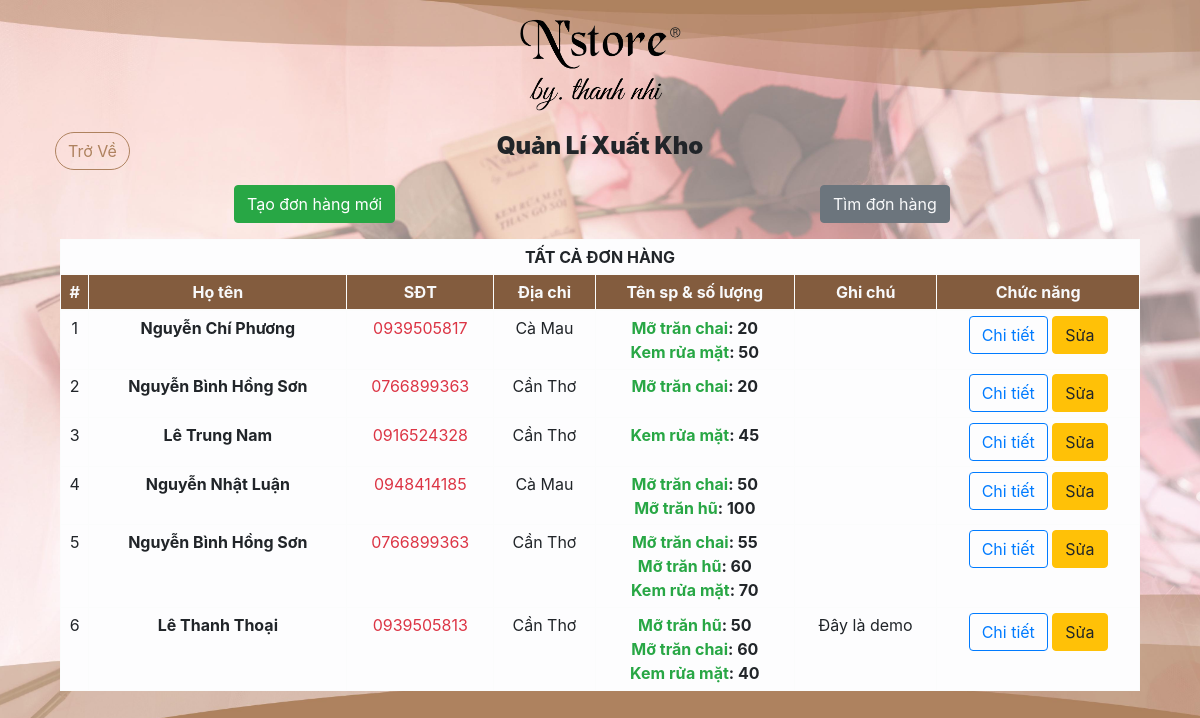
Screenshot of /index.php?page=quanlixuatkho (signed in) with the database file from the repository.
### tables this page shows
CREATE TABLE `donhang` (
  `madonhang` int(11) NOT NULL,
  `mabill` varchar(20) NOT NULL,
  `ngaytao` date NOT NULL,
  `ghichu` varchar(1000) DEFAULT NULL,
  `makhachhang` int(11) NOT NULL,
  `maadmin` int(11) NOT NULL
);

CREATE TABLE `khachhang` (
  `makhachhang` int(11) NOT NULL,
  `hovaten` varchar(100) NOT NULL,
  `sodienthoai` varchar(15) NOT NULL,
  `cmnd` varchar(20) NOT NULL,
  `diachi` varchar(500) NOT NULL,
  `capbac` varchar(200) DEFAULT NULL,
  `tructhuoc` varchar(500) DEFAULT NULL,
  `mahopdong` varchar(100) DEFAULT NULL,
  `macuahang` varchar(100) DEFAULT NULL,
  `hethongnhaphanphoi` varchar(200) DEFAULT NULL,
  `danghi` varchar(50) NOT NULL DEFAULT 'chuanghi',
  `loaikhachhang` varchar(100) NOT NULL DEFAULT 'khachquaduong',
  `maadmin` int(11) DEFAULT '0',
  `ngaysua` date DEFAULT NULL,
  `maadminsua` int(11) DEFAULT NULL,
  `ngaytao` date NOT NULL
);

CREATE TABLE `chitiethanghoadonhang` (
  `machitiethanghoadonhang` int(11) NOT NULL,
  `soluong` int(11) NOT NULL,
  `ngaysanxuat` date NOT NULL,
  `mahanghoa` int(11) NOT NULL,
  `madonhang` int(11) NOT NULL
);

CREATE TABLE `hanghoa` (
  `mahanghoa` int(11) NOT NULL,
  `tenhanghoa` varchar(100) NOT NULL
);

### ns-tn-database/ket-noi.php (called while the page is built, shortened)
<?php
    $this->connect = new PDO('mysql:host=localhost;dbname=quanlibanhang;charset=utf8','root','');
?>

### ns-tn-model/don-hang-class.php (called while the page is built, shortened)
<?php
    class donhangclass extends databaseDonHang{
        public function LayTatCaDonHang(){
            $donhang = $this->connect->prepare('SELECT kh.makhachhang, kh.hovaten, kh.sodienthoai, kh.diachi, dh.madonhang, dh.mabill, dh.maadmin,dh.ngaytao, dh.ghichu FROM donhang dh, khachhang kh WHERE kh.makhachhang = dh.makhachhang ORDER BY dh.ngaytao DESC');
            $donhang->setFetchMode(PDO::FETCH_OBJ);
            $donhang->execute();
            $listdonhang = $donhang->fetchAll();
            return $listdonhang;
        }
    }
?>

### ns-tn-model/cthh-don-hang-class.php (called while the page is built, shortened)
<?php
    class cthhdhclass extends databaseCTHHDH{
        public function LayHangHoaCuaDonHang($madonhang){
            $hanghoa = $this->connect->prepare('SELECT cthhdh.machitiethanghoadonhang, cthhdh.mahanghoa, hh.tenhanghoa, cthhdh.soluong, cthhdh.ngaysanxuat, dh.makhachhang, dh.madonhang FROM chitiethanghoadonhang cthhdh, hanghoa hh, donhang dh WHERE dh.madonhang = cthhdh.madonhang AND hh.mahanghoa = cthhdh.mahanghoa AND cthhdh.madonhang = ?');
            $hanghoa->setFetchMode(PDO::FETCH_OBJ);
            $hanghoa-> execute(array($madonhang));
            $listhanghoa = $hanghoa->fetchAll();
            return $listhanghoa;
        }
    }
?>

### ns-tn-model/hang-hoa-class.php (called while the page is built, shortened)
<?php
    class hanghoaclass extends databaseHangHoa{
         public function LayHangHoaTheoMa($mahanghoa){
            $hanghoa = $this->connect->prepare("SELECT * FROM hanghoa WHERE mahanghoa=?");
			$hanghoa->setFetchMode(PDO::FETCH_OBJ);
			$hanghoa->execute(array($mahanghoa));
			$list = $hanghoa->fetch();
			return $list;
        }
    }
?>

### ns-tn-model/admin-class.php (called while the page is built, shortened)
<?php
    class adminclass extends databaseAdmin{
        public function LayThongTinAdminBangMa($maadmin){
            $admin = $this->connect->prepare("SELECT * FROM admin WHERE maadmin=?");
			$admin->setFetchMode(PDO::FETCH_OBJ);
			$admin->execute(array($maadmin));
			$list = $admin->fetch();
			return $list;
        }
    }
?>

### ns-tn-view/ns-tn-quan-li/ns-tn-xuat-kho/index.php (the view, shortened to what this page needs)
<?php
    require "ns-tn-model/admin-class.php";
    require "ns-tn-model/don-hang-class.php";
    require "ns-tn-model/cthh-don-hang-class.php";
    require "ns-tn-model/hang-hoa-class.php";
    if(isset($_SESSION['admin'])){
        ?>
            <div class="col-12 col-sm-12 col-md-12 col-lg-12 col-xl-12 d-flex justify-content-center">
                <div class="position-absolute" style="z-index: 999; left: 10px">
                    <a class="btn btn-outline-brown dangxuat rounded-pill" href="index.php">Trở Về</a>
                </div>
                <div class="text-center">
                    <h4><strong><b>Quản Lí Xuất Kho</b></strong></h4>
                </div>
            </div>
            <div class="">
                <div class="row">
                    <div class="col-12 col-sm-12 col-md-6 col-lg-6 col-xl-6 d-flex justify-content-center mt-3">
                        <a href="index.php?page=taomoidonhang" class=" btn btn-success hvr-grow-rotate">Tạo đơn hàng mới</a>
                </div>
                    <div class="col-12 col-sm-12 col-md-6 col-lg-6 col-xl-6 d-flex justify-content-center mt-3 ">
                        <button class=" btn btn-secondary text-light hvr-wobble-horizontal" data-toggle="collapse" href="#collapseExample" role="button" aria-expanded="false" aria-controls="collapseExample">
                            Tìm đơn hàng
                        </button>
                    </div>
                </div>
            </div>
            <div class="col-12 col-sm-12 col-md-12 col-lg-12 col-xl-12 mt-3">
                <div class="table-responsive-lg" id="bangloc">
                    <table class="table table-hover table-bordered table-sm table-light text-center mb-3">
                        <thead>
                            <tr>
                                <th scope="col" colspan="7">TẤT CẢ ĐƠN HÀNG</th>
                            </tr>
                            <tr class="bg-browns text-light">
                                <th scope="col">#</th>
                                <th scope="col">Họ tên</th>
                                <th scope="col">SĐT</th>
                                <th scope="col">Địa chỉ</th>
                                <th scope="col">Tên sp & số lượng</th>
                                <th scope="col">Ghi chú</th>
                                <th scope="col">Chức năng</th>
                            </tr>
                        </thead>
                        <tbody>
                        <?php
                            $stt = 1;
                            $donhang = new donhangclass();
                            $thongtin = $donhang->LayTatCaDonHang();
                            foreach ($thongtin as $tt) {
                        ?>
                            <tr>
                                <th scope="row" class="font-weight-normal"><?php echo $stt++; ?></th>
                                <th scope="row" class="font-weight-normal"><b><?php echo $tt->hovaten; ?><b></th>
                                <th scope="row" class="font-weight-normal text-danger"><?php echo $tt->sodienthoai; ?></th>
                                <th scope="row" class="font-weight-normal"><?php echo $tt->diachi; ?></th>
                                <th scope="row" class="font-weight-normal">
                                    <?php
                                        $chitiet = new cthhdhclass();
                                        $sanpham = $chitiet->LayHangHoaCuaDonHang($tt->madonhang);
                                        $hanghoa = new hanghoaclass();
                                        foreach ($sanpham as $sp) {
                                            echo "<strong><span class='text-success' title='Ngày sản xuất: $sp->ngaysanxuat'>" .  $hanghoa->LayHangHoaTheoMa($sp->mahanghoa)->tenhanghoa . "</span>: <span>" . $sp->soluong . "</span></strong><br>";
                                        }
                                    ?>
                                </th>
                                <th scope="row" class="font-weight-normal"><?php echo $tt->ghichu; ?></th>
                                <th scope="row" class="font-weight-normal">
                                    <?php
                                        $admin = new adminclass();
                                        $thongtin = $admin->LayThongTinAdminBangMa($tt->maadmin);
                                        $tenadmin = $thongtin->hovaten;
                                    ?>
                                    <button type="button" class="btn btn-outline-primary" data-toggle="modal" data-target="#chitietdonhang" onclick="ChiTietDonHang('<?php echo $tt->ngaytao?>', '<?php echo $tt->mabill?>', '<?php echo $tenadmin?>')">Chi tiết</button>
                                    <a href="index.php?page=suadonhang&id=<?php echo $tt->makhachhang?>&madonhang=<?php echo $tt->madonhang?>" class="btn btn-warning">Sửa</a>
                                </th>
                            </tr>
                        <?php
                            }
                        ?>
                        </tbody>
                    </table>
                </div>
            </div>
        <?php
    }else{
        ?>
            <div class="alert alert-danger" role="alert">
                Lỗi... Không tìm thấy thông tin tài khoản admin...!
            </div>
        <?php
    }
?>

### ns-tn-public/ns-tn-css/app.css (style rules this page uses)
* { margin: 0; padding: 0; }
body { background-image: url("background.jpg"); background-attachment:fixed; background-position:center; background-size:cover; background-origin:border-box; background-repeat: no-repeat; }

### rows the page displays
donhang: khachhang.hovaten "Nguyễn Chí Phương", khachhang.sodienthoai "0939505817", khachhang.diachi "Cà Mau"
chitiethanghoadonhang: mahanghoa.tenhanghoa "Mỡ trăn chai", soluong "20"
chitiethanghoadonhang: mahanghoa.tenhanghoa "Kem rửa mặt", soluong "50"
donhang: khachhang.hovaten "Nguyễn Bình Hồng Sơn", khachhang.sodienthoai "0766899363", khachhang.diachi "Cần Thơ"
chitiethanghoadonhang: mahanghoa.tenhanghoa "Mỡ trăn chai", soluong "20"
donhang: khachhang.hovaten "Lê Trung Nam", khachhang.sodienthoai "0916524328", khachhang.diachi "Cần Thơ"
chitiethanghoadonhang: mahanghoa.tenhanghoa "Kem rửa mặt", soluong "45"
donhang: khachhang.hovaten "Nguyễn Nhật Luận", khachhang.sodienthoai "0948414185", khachhang.diachi "Cà Mau"
chitiethanghoadonhang: mahanghoa.tenhanghoa "Mỡ trăn chai", soluong "50"
chitiethanghoadonhang: mahanghoa.tenhanghoa "Mỡ trăn hũ", soluong "100"
donhang: khachhang.hovaten "Nguyễn Bình Hồng Sơn", khachhang.sodienthoai "0766899363", khachhang.diachi "Cần Thơ"
chitiethanghoadonhang: mahanghoa.tenhanghoa "Mỡ trăn chai", soluong "55"
chitiethanghoadonhang: mahanghoa.tenhanghoa "Mỡ trăn hũ", soluong "60"
chitiethanghoadonhang: mahanghoa.tenhanghoa "Kem rửa mặt", soluong "70"
donhang: khachhang.hovaten "Lê Thanh Thoại", khachhang.sodienthoai "0939505813", khachhang.diachi "Cần Thơ", ghichu "Đây là demo"
chitiethanghoadonhang: mahanghoa.tenhanghoa "Mỡ trăn hũ", soluong "50"
chitiethanghoadonhang: mahanghoa.tenhanghoa "Mỡ trăn chai", soluong "60"
chitiethanghoadonhang: mahanghoa.tenhanghoa "Kem rửa mặt", soluong "40"
